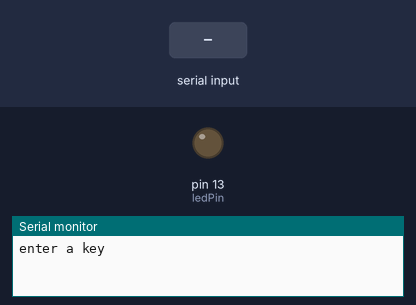
Simulated run of this sketch. Board: Arduino Uno, built with avr-gcc and run on an emulated ATmega328P. On the bench: output pins drawn as LEDs (lit = HIGH), the last lines printed to the serial monitor. Inputs (shaded band) come from the test bench.

Above: at 1.2 s.
1.3 s: "1" received over Serial
At 1.8 s:
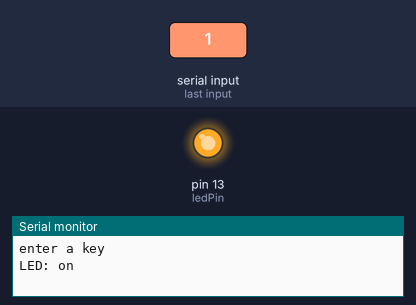
2.8 s: "0" received over Serial
At 4.1 s:
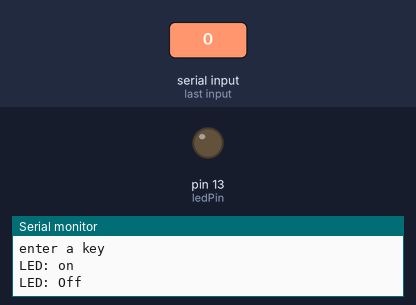
Timing chart, 0 to 5.8 s (numbered marks = the images above; inputs shaded):
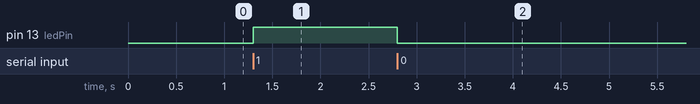

Measured:
- after the input at 1.3 s, pin 13 (ledPin): LOW → HIGH at once
- after the input at 2.8 s, pin 13 (ledPin): HIGH → LOW at once

The sketch:

arduino_led_remote.ino
```cpp
// bluetooth_basics.ino

int ledPin = 13;
int state = 0;
int flag = 0;

void setup() {

  pinMode(ledPin, OUTPUT);
  digitalWrite(ledPin, LOW);
  Serial.begin(9600); //connection rate for the BT module

  Serial.println("enter a key");
}

void loop() {
  while (Serial.available()==0) {
  }

  state = Serial.read();
  flag = 0;

  if (state == '0') {
    digitalWrite(ledPin, LOW);
    if (flag == 0) {
      Serial.println("LED: Off");
      flag = 1;
    }
  }

  if (state == '1') {
   digitalWrite(ledPin, HIGH);
   if (flag == 0) {
     Serial.println("LED: on");
     flag = 1;
   }
  }
}
```
